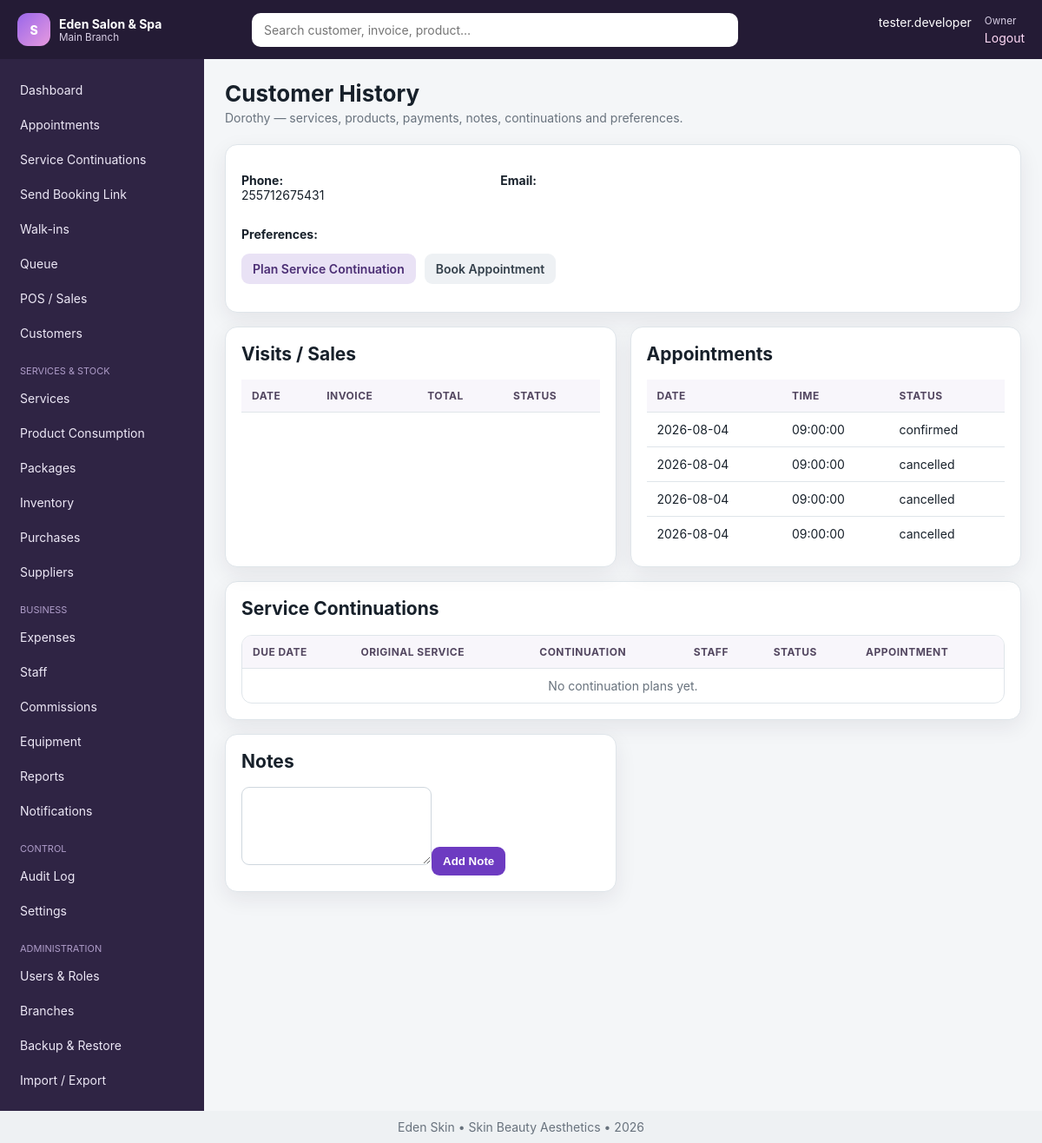
The app's page /modules/customer_view.php?id=1 (signed in) with its own data.
### tables this page shows
CREATE TABLE `settings` (
  `id` int(11) NOT NULL AUTO_INCREMENT,
  `branch_id` int(11) DEFAULT NULL,
  `setting_key` varchar(100) NOT NULL,
  `setting_value` text DEFAULT NULL,
  `setting_group` varchar(80) DEFAULT 'general',
  `updated_by` int(11) DEFAULT NULL,
  `updated_at` datetime DEFAULT current_timestamp() ON UPDATE current_timestamp(),
  PRIMARY KEY (`id`),
  UNIQUE KEY `uniq_setting` (`branch_id`,`setting_key`),
  KEY `updated_by` (`updated_by`),
  CONSTRAINT `settings_ibfk_1` FOREIGN KEY (`branch_id`) REFERENCES `branches` (`id`) ON DELETE CASCADE,
  CONSTRAINT `settings_ibfk_2` FOREIGN KEY (`updated_by`) REFERENCES `users` (`id`) ON DELETE SET NULL
);

CREATE TABLE `users` (
  `id` int(11) NOT NULL AUTO_INCREMENT,
  `branch_id` int(11) NOT NULL,
  `staff_id` int(11) DEFAULT NULL,
  `role_id` int(11) NOT NULL,
  `username` varchar(80) NOT NULL,
  `password_hash` varchar(255) NOT NULL,
  `status` enum('active','inactive','locked') DEFAULT 'active',
  `last_login_at` datetime DEFAULT NULL,
  `created_at` datetime DEFAULT current_timestamp(),
  PRIMARY KEY (`id`),
  UNIQUE KEY `username` (`username`),
  KEY `branch_id` (`branch_id`),
  KEY `staff_id` (`staff_id`),
  KEY `role_id` (`role_id`),
  CONSTRAINT `users_ibfk_1` FOREIGN KEY (`branch_id`) REFERENCES `branches` (`id`),
  CONSTRAINT `users_ibfk_2` FOREIGN KEY (`staff_id`) REFERENCES `staff` (`id`) ON DELETE SET NULL,
  CONSTRAINT `users_ibfk_3` FOREIGN KEY (`role_id`) REFERENCES `roles` (`id`)
);

CREATE TABLE `branches` (
  `id` int(11) NOT NULL AUTO_INCREMENT,
  `business_id` int(11) NOT NULL,
  `name` varchar(120) NOT NULL,
  `code` varchar(20) NOT NULL,
  `phone` varchar(30) DEFAULT NULL,
  `email` varchar(120) DEFAULT NULL,
  `address` varchar(255) DEFAULT NULL,
  `opening_time` time DEFAULT '08:00:00',
  `closing_time` time DEFAULT '20:00:00',
  `status` enum('active','inactive') DEFAULT 'active',
  `created_at` datetime DEFAULT current_timestamp(),
  PRIMARY KEY (`id`),
  UNIQUE KEY `code` (`code`),
  KEY `business_id` (`business_id`),
  CONSTRAINT `branches_ibfk_1` FOREIGN KEY (`business_id`) REFERENCES `businesses` (`id`)
);

CREATE TABLE `staff` (
  `id` int(11) NOT NULL AUTO_INCREMENT,
  `branch_id` int(11) NOT NULL,
  `employee_no` varchar(30) DEFAULT NULL,
  `photo` varchar(255) DEFAULT NULL,
  `full_name` varchar(150) NOT NULL,
  `phone` varchar(30) DEFAULT NULL,
  `email` varchar(120) DEFAULT NULL,
  `gender` enum('Male','Female','Other') DEFAULT 'Female',
  `date_of_birth` date DEFAULT NULL,
  `address` varchar(255) DEFAULT NULL,
  `role_title` varchar(100) DEFAULT NULL,
  `salary` decimal(14,2) DEFAULT 0.00,
  `default_commission_type` enum('percentage','fixed') DEFAULT 'percentage',
  `default_commission_value` decimal(10,2) DEFAULT 0.00,
  `employment_date` date DEFAULT NULL,
  `emergency_contact` varchar(120) DEFAULT NULL,
  `status` enum('active','inactive','terminated') DEFAULT 'active',
  `created_at` datetime DEFAULT current_timestamp(),
  `updated_at` datetime DEFAULT NULL,
  PRIMARY KEY (`id`),
  UNIQUE KEY `employee_no` (`employee_no`),
  KEY `branch_id` (`branch_id`),
  CONSTRAINT `staff_ibfk_1` FOREIGN KEY (`branch_id`) REFERENCES `branches` (`id`)
);

CREATE TABLE `roles` (
  `id` int(11) NOT NULL AUTO_INCREMENT,
  `name` varchar(80) NOT NULL,
  `description` varchar(255) DEFAULT NULL,
  `is_system` tinyint(1) DEFAULT 0,
  `created_at` datetime DEFAULT current_timestamp(),
  PRIMARY KEY (`id`),
  UNIQUE KEY `name` (`name`)
);

CREATE TABLE `customers` (
  `id` int(11) NOT NULL AUTO_INCREMENT,
  `branch_id` int(11) NOT NULL,
  `customer_no` varchar(30) DEFAULT NULL,
  `full_name` varchar(150) NOT NULL,
  `phone` varchar(30) DEFAULT NULL,
  `gender` enum('Male','Female','Other') DEFAULT NULL,
  `date_of_birth` date DEFAULT NULL,
  `email` varchar(120) DEFAULT NULL,
  `address` varchar(255) DEFAULT NULL,
  `emergency_contact` varchar(120) DEFAULT NULL,
  `preferences` text DEFAULT NULL,
  `status` enum('active','inactive') DEFAULT 'active',
  `created_at` datetime DEFAULT current_timestamp(),
  `updated_at` datetime DEFAULT NULL,
  PRIMARY KEY (`id`),
  UNIQUE KEY `customer_no` (`customer_no`),
  KEY `phone` (`phone`),
  KEY `branch_id` (`branch_id`),
  CONSTRAINT `customers_ibfk_1` FOREIGN KEY (`branch_id`) REFERENCES `branches` (`id`)
);

CREATE TABLE `appointments` (
  `id` int(11) NOT NULL AUTO_INCREMENT,
  `branch_id` int(11) NOT NULL,
  `customer_id` int(11) DEFAULT NULL,
  `appointment_no` varchar(40) DEFAULT NULL,
  `appointment_date` date NOT NULL,
  `start_time` time NOT NULL,
  `end_time` time NOT NULL,
  `staff_id` int(11) DEFAULT NULL,
  `status` enum('booked','confirmed','checked_in','in_progress','completed','cancelled','no_show') DEFAULT 'booked',
  `source` enum('phone','walk_in','whatsapp','website','other') DEFAULT 'phone',
  `notes` text DEFAULT NULL,
  `created_by` int(11) DEFAULT NULL,
  `created_at` datetime DEFAULT current_timestamp(),
  PRIMARY KEY (`id`),
  UNIQUE KEY `appointment_no` (`appointment_no`),
  KEY `appointment_lookup` (`branch_id`,`appointment_date`,`staff_id`),
  KEY `customer_id` (`customer_id`),
  KEY `staff_id` (`staff_id`),
  KEY `created_by` (`created_by`),
  CONSTRAINT `appointments_ibfk_1` FOREIGN KEY (`branch_id`) REFERENCES `branches` (`id`),
  CONSTRAINT `appointments_ibfk_2` FOREIGN KEY (`customer_id`) REFERENCES `customers` (`id`) ON DELETE SET NULL,
  CONSTRAINT `appointments_ibfk_3` FOREIGN KEY (`staff_id`) REFERENCES `staff` (`id`) ON DELETE SET NULL,
  CONSTRAINT `appointments_ibfk_4` FOREIGN KEY (`created_by`) REFERENCES `users` (`id`) ON DELETE SET NULL
);

### includes/functions.php (called while the page is built, shortened)
<?php
function app_config(): array {
    static $config;
    if (!$config) {
        $file=dirname(__DIR__).'/config.php';
        $config=require $file;
    }
    return $config;
}
function e(mixed $v): string { return htmlspecialchars((string)$v, ENT_QUOTES, 'UTF-8'); }
function url(string $path=''): string { $base=rtrim(app_config()['app']['base_url'] ?? '', '/'); return $base.'/'.ltrim($path,'/'); }
function setting(string $key,mixed $default=null,?int $branchId=null): mixed {
    try { $branchId=$branchId??current_branch_id(); $r=one('SELECT setting_value FROM settings WHERE setting_key=? AND (branch_id=? OR branch_id IS NULL) ORDER BY branch_id IS NOT NULL DESC LIMIT 1',[$key,$branchId]); return $r ? $r['setting_value'] : $default; } catch(Throwable){ return $default; }
}

### config.php (called while the page is built)
<?php
return array (
  'db' =>
  array (
    'host' => '127.0.0.1',
    'port' => '3306',
    'name' => 'salon_spa_tz',
    'user' => 'root',
    'pass' => '',
    'charset' => 'utf8mb4',
  ),
  'app' =>
  array (
    'name' => 'Salon & Spa Manager',
    'base_url' => '/salon_spa_management_system',
    'timezone' => 'Africa/Dar_es_Salaam',
    'currency' => 'TZS',
    'session_timeout' => 3600,
    'debug' => false,
  ),
);

### includes/auth.php (called while the page is built, shortened)
<?php
function is_logged_in(): bool { return !empty($_SESSION['user_id']); }
function require_login(): void {
    if(!current_user()){ logout_user(); redirect('login.php'); }
}
function current_user(): ?array { static $u; if(!is_logged_in())return null; if(!$u)$u=one('SELECT u.*,r.name role_name,s.full_name staff_name,b.name branch_name FROM users u JOIN roles r ON r.id=u.role_id LEFT JOIN staff s ON s.id=u.staff_id LEFT JOIN branches b ON b.id=u.branch_id WHERE u.id=?',[$_SESSION['user_id']]); return $u; }
function current_branch_id(): ?int {
    if(isset($_SESSION['branch_id']) && (int)$_SESSION['branch_id']>0) return (int)$_SESSION['branch_id'];
    return null;
}
function can(string $code): bool { $u=current_user(); return $u && ($u['role_name']==='Owner' || in_array($code,permissions(),true)); }
function require_permission(string $code): void { require_login(); if(!can($code)){http_response_code(403); include dirname(__DIR__).'/403.php'; exit;} }

### includes/db.php (called while the page is built, shortened)
<?php
function db(): PDO {
    static $pdo = null;
    if ($pdo instanceof PDO) return $pdo;
    $cfg = app_config()['db'];
    $dsn = sprintf('mysql:host=%s;port=%s;dbname=%s;charset=%s', $cfg['host'], $cfg['port'], $cfg['name'], $cfg['charset']);
    $pdo = new PDO($dsn, $cfg['user'], $cfg['pass'], [
        PDO::ATTR_ERRMODE => PDO::ERRMODE_EXCEPTION,
        PDO::ATTR_DEFAULT_FETCH_MODE => PDO::FETCH_ASSOC,
        PDO::ATTR_EMULATE_PREPARES => false,
    ]);
    return $pdo;
}
function q(string $sql, array $params=[]): PDOStatement { $s=db()->prepare($sql); $s->execute($params); return $s; }
function one(string $sql, array $params=[]): ?array { $r=q($sql,$params)->fetch(); return $r ?: null; }
function all(string $sql, array $params=[]): array { return q($sql,$params)->fetchAll(); }

### modules/customer_view.php (the view, shortened to what this page needs)
<?php
require_permission('customers.view');
$bid = current_branch_id();
$id = (int) ($_GET['id'] ?? 0);
$c = one('SELECT * FROM customers WHERE id=? AND branch_id=?', [$id, $bid]);
$apps = all('SELECT * FROM appointments WHERE customer_id=? ORDER BY appointment_date DESC,start_time DESC LIMIT 100', [$id]);
$conts = all('SELECT f.*,s.name service_name,COALESCE(cs.name,s.name) continuation_service,st.full_name staff,a.appointment_no FROM customer_service_continuations f JOIN services s ON s.id=f.service_id LEFT JOIN services cs ON cs.id=f.continuation_service_id LEFT JOIN staff st ON st.id=f.staff_id LEFT JOIN appointments a ON a.id=f.appointment_id WHERE f.customer_id=? ORDER BY f.due_date DESC,f.id DESC LIMIT 100', [$id]);
$notes = all('SELECT cn.*,u.username FROM customer_notes cn LEFT JOIN users u ON u.id=cn.user_id WHERE cn.customer_id=? ORDER BY cn.id DESC', [$id]);
$title = 'Customer History';
$subtitle = $c['full_name'] . ' — services, products, payments, notes, continuations and preferences.';
include dirname(__DIR__) . '/includes/header.php'; ?>
<section class="card">
    <div class="grid cols-3">
        <p><strong>Phone:</strong><br><?= e($c['phone']) ?></p>
        <p><strong>Email:</strong><br><?= e($c['email']) ?></p>
    </div>
    <p><strong>Preferences:</strong> <?= e($c['preferences']) ?></p>
    <div class="toolbar"><a class="btn secondary" href="continuations.php?new=1&customer_id=<?= e($id) ?>">Plan Service
            Continuation</a><a class="btn light" href="appointments.php?new=1">Book Appointment</a></div>
</section>
<div class="grid cols-2" style="margin-top:16px">
    <section class="card">
        <h2>Visits / Sales</h2>
        <table>
            <thead>
                <tr>
                    <th>Date</th>
                    <th>Invoice</th>
                    <th>Total</th>
                    <th>Status</th>
                </tr>
            </thead>
        </table>
    </section>
    <section class="card">
        <h2>Appointments</h2>
        <table>
            <thead>
                <tr>
                    <th>Date</th>
                    <th>Time</th>
                    <th>Status</th>
                </tr>
            </thead>
            <tbody><?php foreach ($apps as $a): ?>
                    <tr>
                        <td><?= e($a['appointment_date']) ?></td>
                        <td><?= e($a['start_time']) ?></td>
                        <td><?= e($a['status']) ?></td>
                    </tr><?php endforeach; ?>
            </tbody>
        </table>
    </section>
</div>
<section class="card" style="margin-top:16px">
    <h2>Service Continuations</h2>
    <div class="table-wrap">
        <table>
            <thead>
                <tr>
                    <th>Due Date</th>
                    <th>Original Service</th>
                    <th>Continuation</th>
                    <th>Staff</th>
                    <th>Status</th>
                    <th>Appointment</th>
                </tr>
            </thead>
            <tbody><?php foreach ($conts as $f): ?>
                    </tr><?php endforeach; ?><?php if (!$conts): ?>
                    <tr>
                        <td colspan="6" class="text-center muted">No continuation plans yet.</td>
                    </tr><?php endif; ?>
            </tbody>
        </table>
    </div>
</section>
<div class="grid cols-2" style="margin-top:16px">
    <section class="card">
        <h2>Notes</h2>
        <form method="post"><?= csrf_field() ?><textarea name="note" required></textarea><button class="btn">Add
                Note</button></form><?php foreach ($notes as $n): ?>
            <p><strong><?= e($n['created_at']) ?></strong> <?= e($n['username']) ?><br><?= e($n['note']) ?></p>
        <?php endforeach; ?>
    </section>
</div><?php include dirname(__DIR__) . '/includes/footer.php'; ?>

### includes/header.php (shortened to what this page needs)
<?php
require_login(); $u=current_user(); $title=$title??'Dashboard';
function nav_file_available(string $href): bool {
    return is_file(dirname(__DIR__).'/'.ltrim($href,'/'));
}
function current_rel_script_for_nav(): string {
    $script=str_replace('\\','/',$_SERVER['SCRIPT_NAME']??'');
    $base=(string)(app_config()['app']['base_url']??'');
    $base=rtrim(str_replace('\\','/',$base),'/');
    return ltrim($script,'/');
}
$navGroups=[
 'Main'=>[
  ['dashboard.php','Dashboard','dashboard.view'],
  ['modules/appointments.php','Appointments','appointments.view'],
  ['modules/continuations.php','Service Continuations','appointments.view'],
  ['modules/booking_link.php','Send Booking Link','appointments.manage'],
  ['modules/walkins.php','Walk-ins','queue.manage'],
  ['modules/queue.php','Queue','queue.manage'],
  ['modules/pos.php','POS / Sales','sales.create'],
  ['modules/customers.php','Customers','customers.view'],
 ],
 'Services & Stock'=>[
  ['modules/services.php','Services','services.manage'],
  ['modules/service_consumption.php','Product Consumption','services.manage'],
  ['modules/packages.php','Packages','services.manage'],
  ['modules/inventory.php','Inventory','inventory.view'],
  ['modules/purchases.php','Purchases','purchases.manage'],
  ['modules/suppliers.php','Suppliers','suppliers.manage'],
 ],
 'Business'=>[
  ['modules/expenses.php','Expenses','expenses.manage'],
  ['modules/staff.php','Staff','staff.view'],
  ['modules/commissions.php','Commissions','commissions.view'],
  ['modules/equipment.php','Equipment','equipment.manage'],
  ['modules/reports.php','Reports','reports.view'],
  ['modules/notifications.php','Notifications','notifications.manage'],
 ],
 'Control'=>[
  ['modules/audit.php','Audit Log','audit.view'],
  ['modules/settings.php','Settings','settings.manage'],
 ],
 'Administration'=>[
  ['modules/users.php','Users & Roles','users.manage'],
  ['modules/branches.php','Branches','users.manage'],
  ['modules/backups.php','Backup & Restore','users.manage'],
  ['modules/imports.php','Import / Export','users.manage'],
 ],
];
$current=current_rel_script_for_nav();
$hasSearch=nav_file_available('modules/search.php');
?><!doctype html><html lang="en"><head><link rel="stylesheet" href="<?=url('assets/css/app.css')?>"></head><body>
<header class="topbar"><button class="menu-btn" data-toggle-menu>☰</button><div class="brand"><span class="brand-mark">S</span><div><strong><?=e(setting('business_name',app_config()['app']['name']))?></strong><small><?=e($u['branch_name']??'Main Branch')?></small></div></div><?php if($hasSearch):?><form class="global-search" action="<?=url('modules/search.php')?>"><input name="q" placeholder="Search customer, invoice, product…"></form><?php else:?><div class="global-search"></div><?php endif;?><div class="userbox"><span><?=e($u['staff_name']?:$u['username'])?></span><small><?=e($u['role_name'])?></small><a href="<?=url('logout.php')?>">Logout</a></div></header>
<div class="layout"><aside class="sidebar" id="sidebar"><nav><?php foreach($navGroups as $group=>$items): $visible=[]; foreach($items as $item){ [$href,$label,$perm]=$item; if(nav_file_available($href) && can($perm)) $visible[]=$item; } if(!$visible) continue; if($group!=='Main'): ?><div class="nav-heading"><?=e($group)?></div><?php endif; foreach($visible as [$href,$label,$perm]): ?><a href="<?=url($href)?>" class="<?=$current===$href?'active':''?>"><?=e($label)?></a><?php endforeach; endforeach; ?></nav></aside><main class="content"><div class="page-head"><div><h1><?=e($title)?></h1><?php if(!empty($subtitle)):?><p><?=e($subtitle)?></p><?php endif;?></div></div>

### records on screen
settings: setting_value "Eden Salon & Spa"
users: branch.name "Main Branch", staff.full_name "tester.developer", role.name "Owner"
customers: full_name "Dorothy — services, products, payments, notes, continuations and preferences.", phone "255712675431"
appointments: appointment_date "2026-08-04", start_time "09:00:00", status "confirmed"
appointments: appointment_date "2026-08-04", start_time "09:00:00", status "cancelled"
appointments: appointment_date "2026-08-04", start_time "09:00:00", status "cancelled"
appointments: appointment_date "2026-08-04", start_time "09:00:00", status "cancelled"

### other values on screen
$label "Dashboard"
$label "Appointments"
$label "Service Continuations"
$label "Send Booking Link"
$label "Walk-ins"
$label "Queue"
$label "POS / Sales"
$label "Customers"
$group "SERVICES & STOCK"
$label "Services"
$label "Product Consumption"
$label "Packages"
$label "Inventory"
$label "Purchases"
$label "Suppliers"
